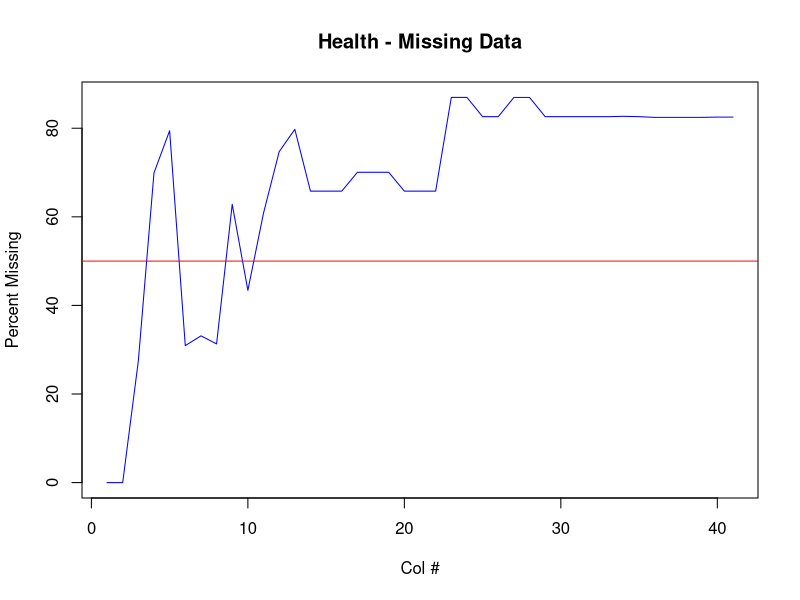

This chart was generated by the following R code:
# Refactoring the health.csv file from the Colombia data

health <- read.csv('csv/health and services.csv', header = TRUE)
health <- health[ , -1]   # Remove the index column

# Working on the first seven columns; rename them into English
colnames(health)[1:2] <- c('municipality_code', 'year')

# Convert the ano column data to a year
library(lubridate)
health$year <- year(ymd(health$year))
table(health$year)

# What percentage of data is found in each column of the file?
col_fraction_missing <- 100 * apply(health, 2, function(col) sum(is.na(col)) / nrow(health))
plot(1:ncol(health), col_fraction_missing, type = 'l', col = 'blue', 
     main = 'Health - Missing Data', xlab = 'Col #', ylab = 'Percent Missing')
abline(h = 50, col = 'red')

#fraction_order <- order(col_fraction_missing)
#cbind(colnames(health)[fraction_order], col_fraction_missing[fraction_order])


# Remove columns where > 50% of the data is NA
#cols.rm <- apply(health, 2, function(col) sum(is.na(col)) / nrow(health) >= .5)
#colnames(health)[cols.rm]  # These cols are going to be removed
#colnames(health)[!cols.rm] # These cols are going to be kept
#health <- health[ , !cols.rm]

